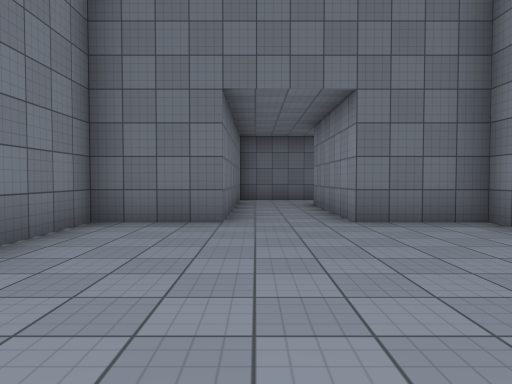
view 1 (above)

17 first-person views from a walk through a Unity game level. The camera is 1.3 m above the floor, tilts 2° down and sees 70° across. The floor is counted in squares, 2 m on a side. Each view is taken from the middle of a square. On the plan, view 1 faces up. The plan holds only what a view shows up to about 11 squares ahead; the rest is blank. The player is left out. Door leaves are left out, so doorways stand open. Surface patterns are stand-ins for the level's own textures.

view 2
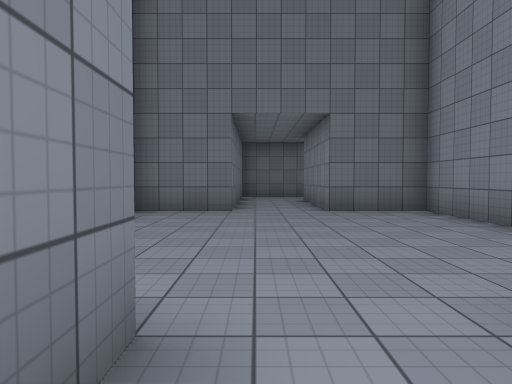

view 3
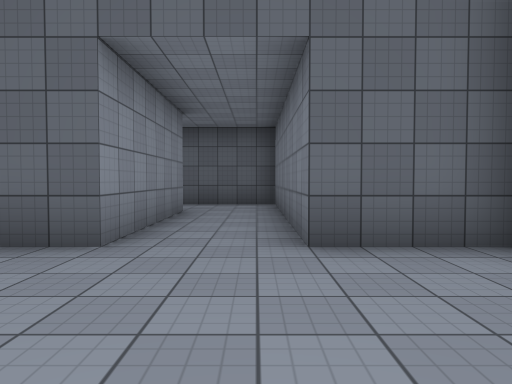

view 4
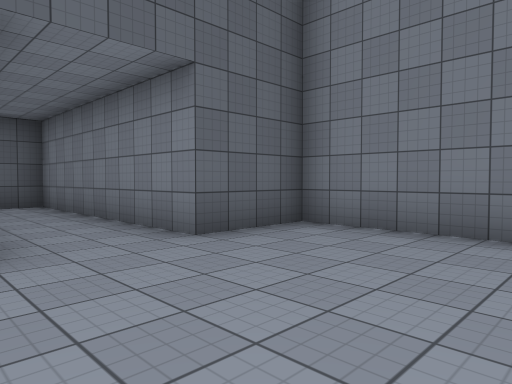

view 5
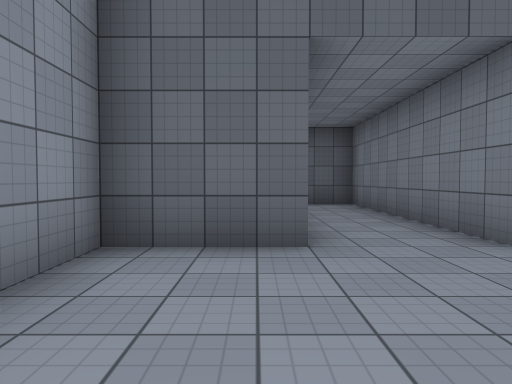

view 6
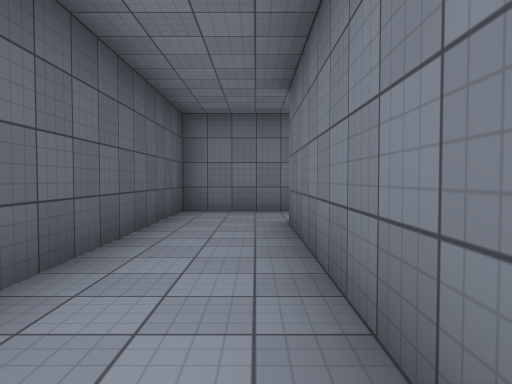

view 7
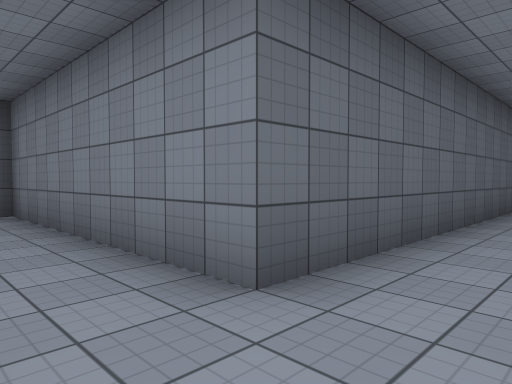

view 8
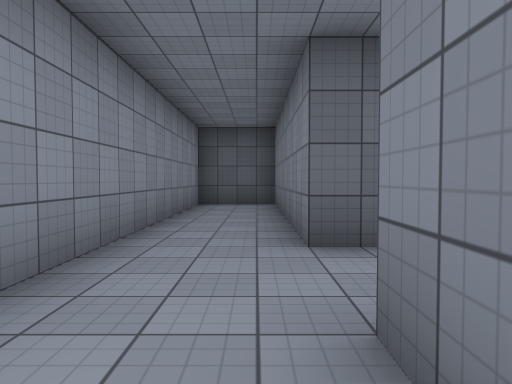

view 9
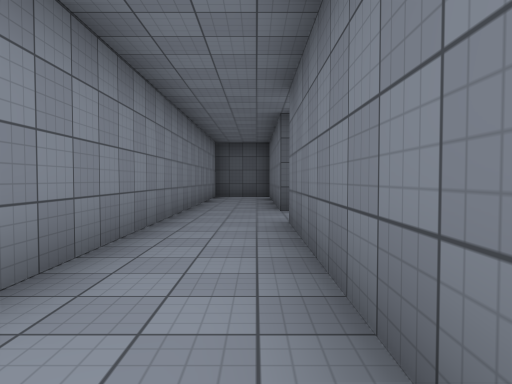

view 10
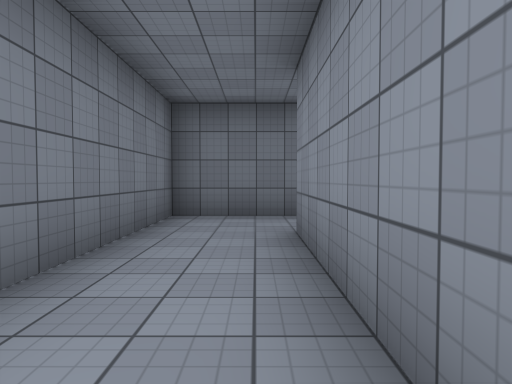

view 11
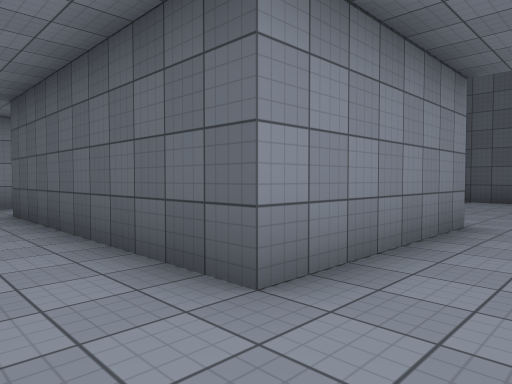

view 12
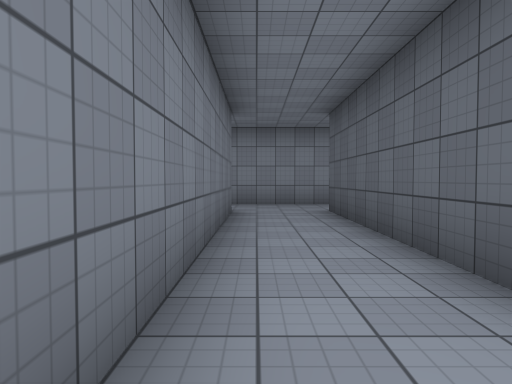

view 13
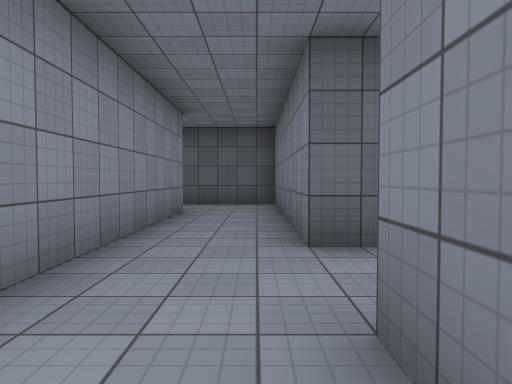

view 14
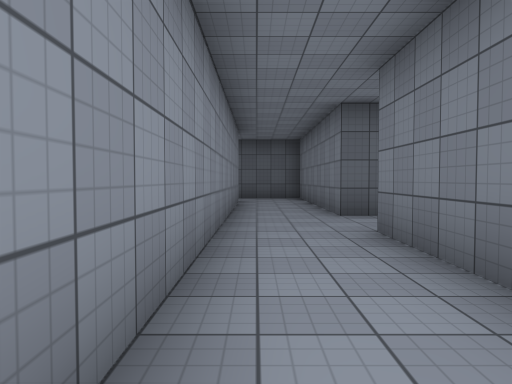

view 15
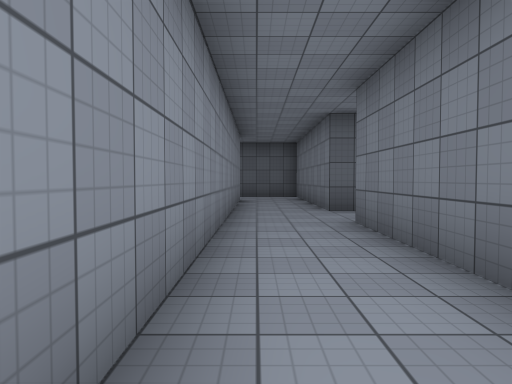

view 16
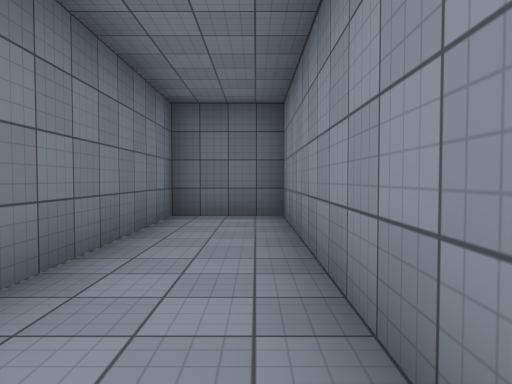

view 17
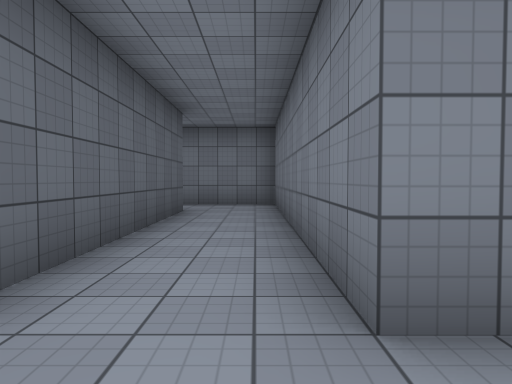

### Floor plan
Points are (right, up) in squares from view 1. A wall is a line through its corners. A room is listed if a view was taken in it or the views show most of it. See-through windows are left out.
Room 1 (views 1, 3, 4, 5)
walls: (-0.5, 5.5) (-2.5, 5.5) (-2.5, -0.5) (-0.5, -0.5); (3.5, 2.9) (3.5, 5.5) (1.5, 5.5); (1.5, -0.5) (3.5, -0.5) (3.5, 0.9)
ways out: open door at (0.5, -1) to room 2; open door at (0.5, 6) to room 3
Room 2 (views 2, 6, 7, 8, 9, 10)
walls: (6.4, -4.5) (1.5, -4.5) (1.5, -0.5); (9.8, 1.5) (7.5, 1.5) (7.5, -4.5); (-0.5, -0.5) (-0.5, -6.5) (7.5, -6.5) (7.5, -12.5) (9.5, -12.5) (9.5, -0.5)
ways out: open door at (0.5, -1) to room 1; opening at (10.5, 0.5)
Room 3 (views 11, 12, 13, 14, 15, 16, 17)
walls: (9.5, 5.5) (9.5, 17.5) (7.5, 17.5) (7.5, 11.5) (-0.1, 11.5); (1.5, 5.5) (1.5, 9.5) (7.5, 9.5) (7.5, 3.9); (7.4, 3.5) (10, 3.5); (-0.5, 11.6) (-0.5, 5.5)
ways out: open door at (0.5, 6) to room 1; opening at (10.5, 4.5)

Positions as (right, up) in squares from view 1, and headings:
1: (0, 0), facing up
2: (0, -2), facing up
3: (0, 3), facing down
4: (2, 3), facing down-left
5: (2, 3), facing down
6: (7, -5), facing left
7: (9, -5), facing down-left
8: (8, -3), facing down
9: (8, 1), facing down
10: (9, -5), facing up
11: (0, 11), facing down-right
12: (0, 11), facing right
13: (8, 13), facing down
14: (9, 16), facing down
15: (9, 17), facing down
16: (9, 11), facing up
17: (9, 11), facing left
